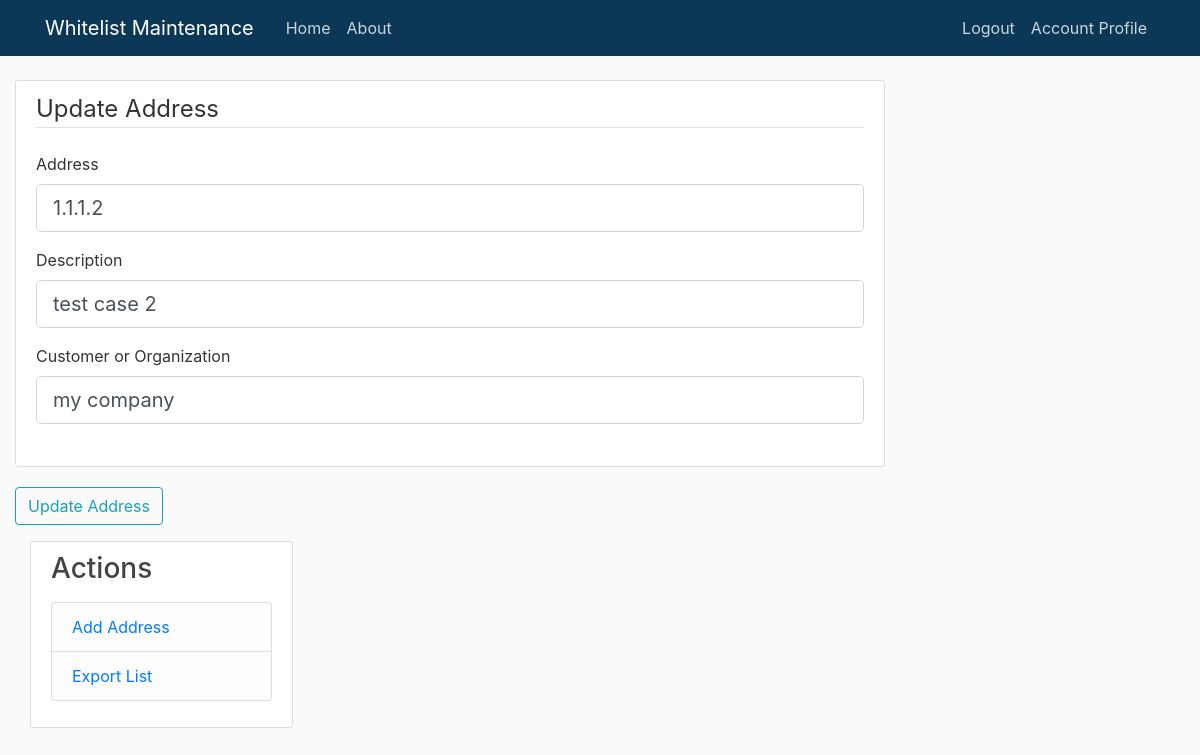
/address/3/update (signed in), run on the app's committed database.
### eal_manager/models.py (models this page shows, shortened)
class IPAddress(db.Model):
    address_id = db.Column(db.Integer, primary_key=True)
    address = db.Column(db.String(30))
    name = db.Column(db.String(255))
    organization = db.Column(db.String(255))
    date_created = db.Column(db.DateTime, nullable=False, default=datetime.utcnow)
    creator_id = db.Column(db.Integer, db.ForeignKey('user.id'), nullable = False)

### eal_manager/routes.py (the view)
@app.route("/address/<int:addr_id>/update", methods=['POST', 'GET'])
@login_required
def update_addr(addr_id):
    address = IPAddress.query.get_or_404(addr_id)
    form = CreateAddress()
    form.submit.label.text = 'Update Address'
    if form.validate_on_submit():
        address.address = form.address.data
        address.name = form.name.data
        address.organization = form.organization.data
        address.creator_id = current_user.first_name + ' ' + current_user.last_name
        db.session.commit()
        flash('Address updated' , 'success')
        return redirect(url_for('startpage'))
    elif request.method == 'GET':
        form.address.data = address.address
        form.name.data = address.name
        form.organization.data = address.organization
        return render_template('createaddress.html', title='Update Address',
                            form=form, legend='Update Address')

### eal_manager/forms.py (shortened to what this page needs)
class CreateAddress(FlaskForm):
    address = StringField('Address',
                            validators=[
                                DataRequired(),
                                Length(min=7, max=21) ])
    name = StringField('Description', validators=[ DataRequired(), Length(min=5, max=255)])
    organization = StringField('Customer or Organization', validators=[ DataRequired(),
                                Length(min=2, max=140) ])
    creator_id = current_user
    submit = SubmitField('Create Address')

### eal_manager/models.py (called while the page is built)
@login_manager.user_loader
def load_user(email_id):
    return User.query.get(int(email_id))

### eal_manager/templates/createaddress.html (shortened to what this page needs)
{% extends "layout.html" %}
{% block content %}
    <div class="content-section">
        <form method="POST" action="">
            <fieldset class="form-group">
                <legend class="border-bottom mb-4">{{ legend }}</legend>
                <div class="form-group">
                    {{ form.address.label(class="form-control-label" )}}
                    {% if form.address.errors %}
                    {{ form.address(class="form-control form-control-lg is-invalid") }}
                    <div class="invalid-feedback">
                        {% for item in form.address.errors %}
                            <span>{{ item }}</span>
                        {% endfor %}
                        </div>
                    {% else %}
                     {{ form.address(class="form-control form-control-lg") }}
                    {% endif %}
                </div>
                <div class="form-group">
                    {{ form.name.label(class="form-control-label" )}}
                    {% if form.name.errors %}
                    {{ form.name(class="form-control form-control-lg is-invalid") }}
                    <div class="invalid-feedback">
                        {% for item in form.name.errors %}
                            <span>{{ item }}</span>
                        {% endfor %}
                        </div>
                    {% else %}
                     {{ form.name(class="form-control form-control-lg") }}
                    {% endif %}
                </div>
                <div class="form-group">
                    {{ form.organization.label(class="form-control-label" )}}
                    {% if form.organization.errors %}
                    {{ form.organization(class="form-control form-control-lg is-invalid") }}
                    <div class="invalid-feedback">
                        {% for item in form.organization.errors %}
                            <span>{{ item }}</span>
                        {% endfor %}
                        </div>
                    {% else %}
                     {{ form.organization(class="form-control form-control-lg") }}
                    {% endif %}
                </div>
            </div>
            <div class="form-group">
                {{ form.submit(class="btn btn-outline-info") }}
            </div>
    </div>
        </div>
{% endblock content%}

### eal_manager/static/main.css (style rules this page uses)
body { background: #fafafa; color: #333333; margin-top: 5rem; }
.content-section { background: #ffffff; padding: 10px 20px; border: 1px solid #dddddd; border-radius: 3px; margin-bottom: 20px; }

### data on the page
IPAddress: address "1.1.1.2", name "test case 2", organization "my company"

### other printed values
{{ legend }} "Update Address"
